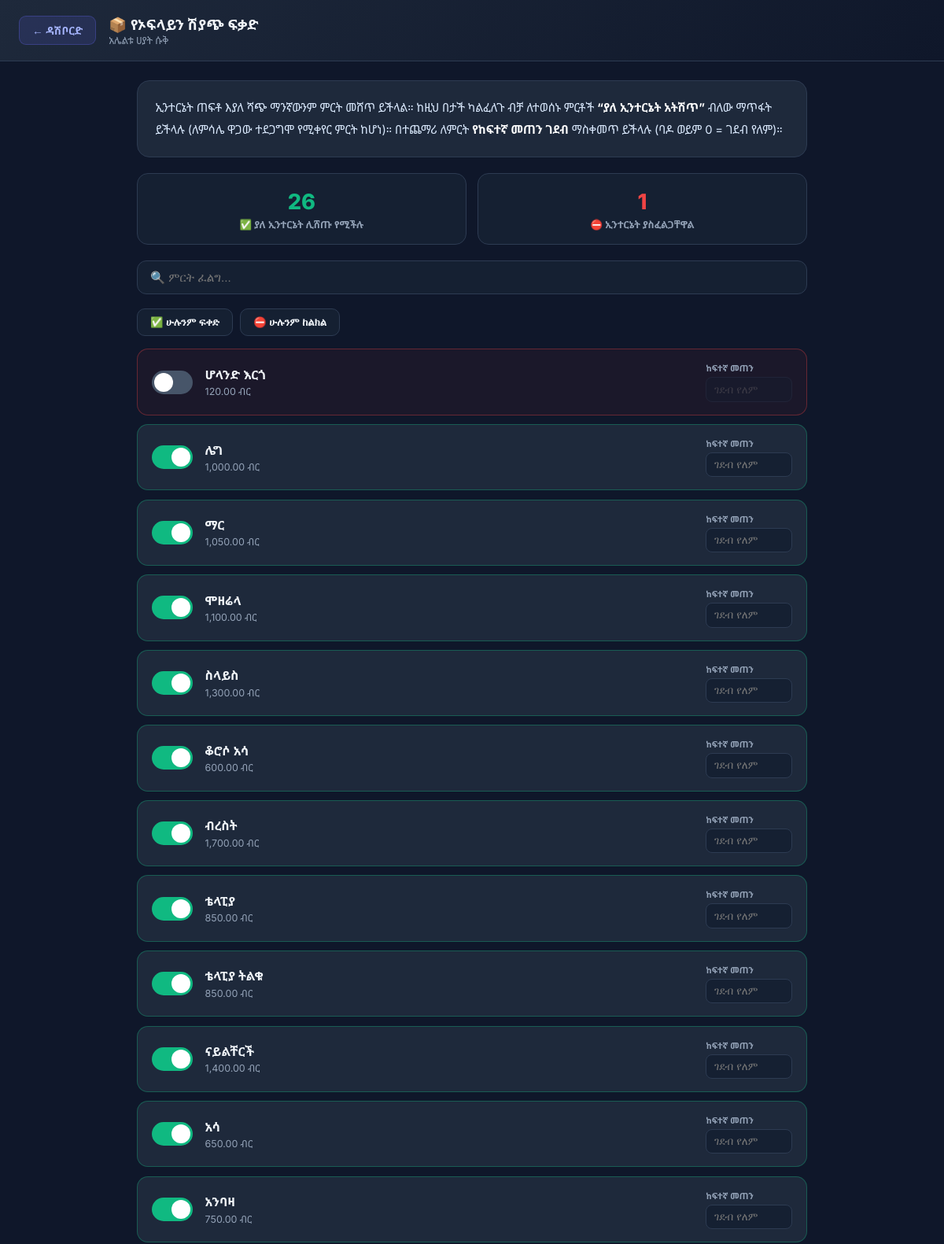
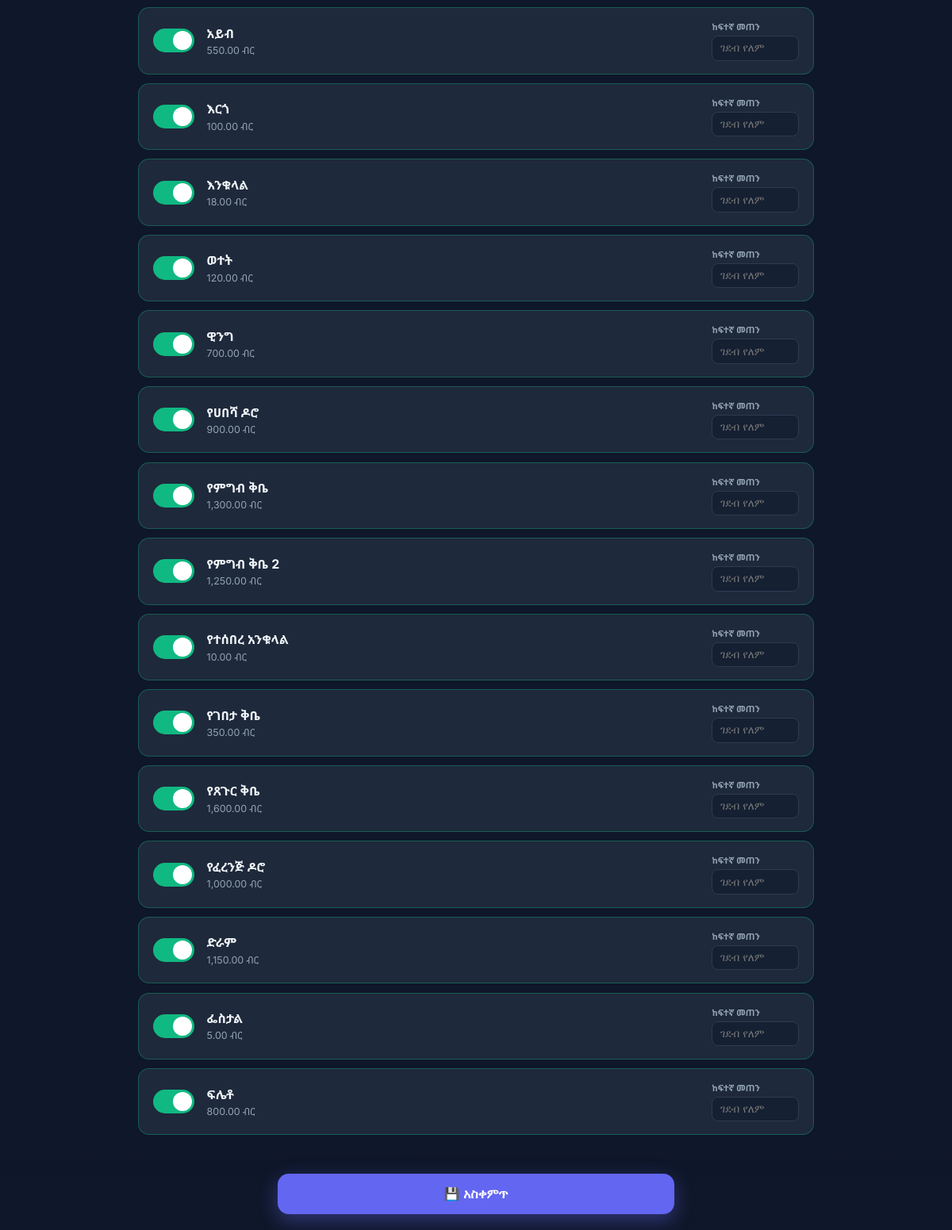
Page /offline_controller.php (signed in) on the committed database (2 pictures, top to bottom).
### tables this page shows
CREATE TABLE `products` (
  `id` int(11) NOT NULL AUTO_INCREMENT,
  `name` varchar(100) DEFAULT NULL,
  `unit_price` decimal(10,2) DEFAULT NULL,
  `location_id` int(11) DEFAULT NULL,
  `branch_id` int(11) DEFAULT NULL,
  `last_edited_by` varchar(100) DEFAULT NULL,
  `last_edited_at` timestamp NOT NULL DEFAULT current_timestamp(),
  `is_active` tinyint(1) DEFAULT 1,
  `created_at` timestamp NOT NULL DEFAULT current_timestamp(),
  PRIMARY KEY (`id`),
  KEY `idx_prod_branch_active` (`branch_id`,`is_active`)
);

CREATE TABLE `offline_rules` (
  `id` int(11) NOT NULL AUTO_INCREMENT,
  `rule_name` varchar(150) NOT NULL,
  `rule_scope` enum('GLOBAL','BRANCH','CATEGORY','PRODUCT','SELLER','DEVICE') NOT NULL,
  `target_id` int(11) DEFAULT 0 COMMENT 'branch_id, product_id, seller_id, device_id based on scope',
  `branch_id` int(11) DEFAULT NULL,
  `max_offline_qty` decimal(10,2) NOT NULL DEFAULT 0.00,
  `allow_offline` tinyint(1) NOT NULL DEFAULT 1,
  `priority` int(11) NOT NULL DEFAULT 100 COMMENT 'Lower number = higher priority',
  `start_date` date DEFAULT NULL,
  `end_date` date DEFAULT NULL,
  `start_time` time DEFAULT NULL,
  `end_time` time DEFAULT NULL,
  `day_of_week` varchar(20) DEFAULT NULL COMMENT 'e.g. Mon,Tue or 1,2,3,4,5',
  `is_holiday` tinyint(1) DEFAULT 0,
  `is_active` tinyint(1) NOT NULL DEFAULT 1,
  `created_by` int(11) DEFAULT NULL,
  `created_at` datetime NOT NULL DEFAULT current_timestamp(),
  `updated_at` datetime NOT NULL DEFAULT current_timestamp() ON UPDATE current_timestamp(),
  PRIMARY KEY (`id`),
  KEY `idx_rules_scope_target` (`rule_scope`,`target_id`),
  KEY `idx_rules_priority` (`priority`),
  KEY `idx_rules_branch` (`branch_id`),
  KEY `idx_rules_active` (`is_active`)
);

### config.php (called while the page is built, shortened)
<?php
function getCurrentBranchId($conn, $user_id, $user_role) {
    if ($user_role == 'super_admin') {
        foreach (['branch_id','selected_branch_id','current_branch_id'] as $key) {
            if (!empty($_SESSION[$key]) && $_SESSION[$key] > 0) return intval($_SESSION[$key]);
        }
        return 0;
    }
    return 1;
}
function getCurrentBranchName($conn, $branch_id) {
    if (isset($_SESSION['branch_name'], $_SESSION['branch_id']) && $_SESSION['branch_id'] == $branch_id) {
        return $_SESSION['branch_name'];
    }
    return 'Unknown Branch';
}
    ?>

### offline_controller.php (the view, shortened to what this page needs)
<?php
require_once 'config.php';
$uid  = $_SESSION['user_id'] ?? 0;
$role = $_SESSION['role'] ?? '';
$branch_id   = (int)getCurrentBranchId($conn, $uid, $role);
$branch_name = getCurrentBranchName($conn, $branch_id);
$products_res = mysqli_query($conn, "SELECT id, name, unit_price FROM products WHERE branch_id=$branch_id AND is_active=1 ORDER BY name ASC");
$products = mysqli_fetch_all($products_res ?? [], MYSQLI_ASSOC);
$rules_res = mysqli_query($conn, "SELECT target_id, allow_offline, max_offline_qty FROM offline_rules WHERE branch_id=$branch_id AND rule_scope='PRODUCT'");
$rule_map = [];
while ($r = mysqli_fetch_assoc($rules_res)) { $rule_map[(int)$r['target_id']] = $r; }
$total = count($products);
$allowed_count = 0;
foreach ($products as $p) {
    $rule = $rule_map[$p['id']] ?? null;
    if ($rule === null || (int)$rule['allow_offline'] === 1) $allowed_count++;
}
$blocked_count = $total - $allowed_count;
?>
<!DOCTYPE html>
<html lang="am">
<head>
</head>
<body>
<div class="hdr">
  <a href="admin_dashboard.php" class="back">← ዳሽቦርድ</a>
  <div>
    <h1>📦 የኦፍላይን ሽያጭ ፍቃድ</h1>
    <div class="sub"><?=htmlspecialchars($branch_name)?></div>
  </div>
</div>
<div class="wrap">
<div class="explain">
  ኢንተርኔት ጠፍቶ እያለ ሻጭ ማንኛውንም ምርት መሸጥ ይችላል። ከዚህ በታች ካልፈለጉ ብቻ ለተወሰኑ ምርቶች
  <b>“ያለ ኢንተርኔት አትሽጥ”</b> ብለው ማጥፋት ይችላሉ (ለምሳሌ ዋጋው ተደጋግሞ የሚቀየር ምርት ከሆነ)።
  በተጨማሪ ለምርት <b>የከፍተኛ መጠን ገደብ</b> ማስቀመጥ ይችላሉ (ባዶ ወይም 0 = ገደብ የለም)።
</div>
<div class="stats">
  <div class="stat allow"><div class="n"><?=$allowed_count?></div><div class="l">✅ ያለ ኢንተርኔት ሊሸጡ የሚችሉ</div></div>
  <div class="stat block"><div class="n"><?=$blocked_count?></div><div class="l">⛔ ኢንተርኔት ያስፈልጋቸዋል</div></div>
</div>
<?php if ($products): ?>
<input type="text" class="search" id="searchBox" placeholder="🔍 ምርት ፈልግ..." oninput="filterProducts()">
<div class="toolbar">
  <button type="button" class="tbtn" onclick="setAll(true)">✅ ሁሉንም ፍቀድ</button>
  <button type="button" class="tbtn" onclick="setAll(false)">⛔ ሁሉንም ከልክል</button>
</div>
<form method="POST" id="permForm">
<div class="plist" id="plist">
  <?php foreach ($products as $p):
    $pid = (int)$p['id'];
    $rule = $rule_map[$pid] ?? null;
    $is_allowed = $rule === null ? true : ((int)$rule['allow_offline'] === 1);
    $limit_val = $rule && (float)$rule['max_offline_qty'] > 0 ? $rule['max_offline_qty'] : '';
  ?>
  <div class="prow <?=$is_allowed?'is-allowed':'is-blocked'?>" data-name="<?=htmlspecialchars(mb_strtolower($p['name']))?>">
    <label class="switch">
      <span class="slider"></span>
    </label>
    <div class="pinfo">
      <div class="pname"><?=htmlspecialchars($p['name'])?></div>
      <div class="pprice"><?=number_format($p['unit_price'],2)?> ብር</div>
    </div>
    <div class="plimit">
      <label>ከፍተኛ መጠን</label>
      <input type="number" step="0.01" min="0" name="limit[<?=$pid?>]" value="<?=$limit_val?>" placeholder="ገደብ የለም" <?=$is_allowed?'':'disabled'?>>
    </div>
  </div>
  <?php endforeach; ?>
</div>
<div class="savebar">
  <button type="submit" class="savebtn">💾 አስቀምጥ</button>
</div>
</form>
<?php else: ?>
  <div class="empty">ምንም ምርት አልተገኘም።</div>
<?php endif; ?>
</div>
</body>
</html>

### offline_controller.php (style rules this page uses)
:root { --bg:#0f172a; --card:#1e293b; --card2:#152032; --border:#2d3b52; --text:#f1f5f9; --muted:#94a3b8; --accent:#6366f1; --success:#10b981; --success-bg:rgba(16,185,129,.12); --danger:#ef4444; --danger-bg:rgba(239,68,68,.12); --warning:#f59e0b; }
* { box-sizing:border-box;margin:0;padding:0; }
body { font-family:'Noto Sans Ethiopic','Inter',sans-serif; background:var(--bg); color:var(--text); min-height:100vh; padding-bottom:6rem; }
.hdr { background:linear-gradient(135deg,#1e293b,#0f172a); border-bottom:1px solid var(--border); padding:1.1rem 1.5rem; display:flex; align-items:center; gap:1rem; flex-wrap:wrap; position:sticky; top:0; z-index:20; }
.hdr h1 { font-size:1.15rem; font-weight:800; }
.hdr .sub { font-size:.78rem; color:var(--muted); font-weight:500; }
.back { background:rgba(99,102,241,.15); color:#a5b4fc; border:1px solid rgba(99,102,241,.3); border-radius:9px; padding:.5rem 1rem; font-size:.85rem; text-decoration:none; font-weight:600; }
.wrap { max-width:900px; margin:0 auto; padding:1.5rem; }
.explain { background:var(--card); border:1px solid var(--border); border-radius:16px; padding:1.25rem 1.4rem; margin-bottom:1.25rem; font-size:.92rem; line-height:1.9; color:#dbeafe; }
.explain b { color:#fff; }
.stats { display:grid; grid-template-columns:1fr 1fr; gap:.9rem; margin-bottom:1.25rem; }
.stat { background:var(--card2); border:1px solid var(--border); border-radius:14px; padding:1rem 1.2rem; text-align:center; }
.stat .n { font-size:1.7rem; font-weight:800; }
.stat.allow .n { color:var(--success); }
.stat.block .n { color:var(--danger); }
.stat .l { font-size:.78rem; color:var(--muted); margin-top:.2rem; font-weight:600; }
.toolbar { display:flex; gap:.6rem; margin-bottom:1rem; flex-wrap:wrap; }
.tbtn { background:var(--card2); border:1px solid var(--border); color:var(--text); padding:.55rem 1rem; border-radius:10px; font-size:.82rem; font-weight:600; cursor:pointer; }
.search { width:100%; background:var(--card2); border:1px solid var(--border); border-radius:12px; padding:.75rem 1rem; color:var(--text); font-size:.95rem; margin-bottom:1.1rem; }
.plist { display:flex; flex-direction:column; gap:.7rem; }
.prow { background:var(--card); border:1.5px solid var(--border); border-radius:14px; padding:1rem 1.1rem; display:flex; align-items:center; gap:1rem; transition:.15s; }
.prow.is-allowed { border-color:rgba(16,185,129,.35); }
.prow.is-blocked { border-color:rgba(239,68,68,.35); background:rgba(239,68,68,.05); }
.pinfo { flex:1; min-width:0; }
.pname { font-size:1rem; font-weight:700; }
.pprice { font-size:.78rem; color:var(--muted); margin-top:.15rem; }
.plimit { width:110px; }
.plimit label { display:block; font-size:.68rem; color:var(--muted); margin-bottom:.25rem; font-weight:600; }
.plimit input { width:100%; background:var(--card2); border:1px solid var(--border); border-radius:8px; padding:.45rem .6rem; color:var(--text); font-size:.85rem; }
.plimit input:disabled { opacity:.35; }
.switch { position:relative; display:inline-block; width:52px; height:30px; flex-shrink:0; }
.slider { position:absolute; cursor:pointer; inset:0; background:#475569; border-radius:30px; transition:.2s; }
.slider:before { position:absolute; content:""; height:24px; width:24px; left:3px; bottom:3px; background:white; border-radius:50%; transition:.2s; }
.switch input:checked + .slider { background:var(--success); }
.switch input:checked + .slider:before { transform:translateX(22px); }
.savebar { position:fixed; bottom:0; left:0; right:0; background:linear-gradient(0deg,#0f172a 70%,transparent); padding:1.5rem 1.5rem 1.25rem; display:flex; justify-content:center; z-index:30; }
.savebtn { background:var(--accent); color:#fff; border:none; border-radius:14px; padding:1rem 2.5rem; font-size:1rem; font-weight:800; cursor:pointer; box-shadow:0 8px 24px rgba(99,102,241,.4); max-width:500px; width:100%; }

### rows in the picture
products: name "ሆላንድ እርጎ", unit_price "120.00"
products: name "ሌግ", unit_price "1,000.00"
products: name "ማር", unit_price "1,050.00"
products: name "ሞዘሬላ", unit_price "1,100.00"
products: name "ስላይስ", unit_price "1,300.00"
products: name "ቆሮሶ አሳ", unit_price "600.00"
products: name "ብረስት", unit_price "1,700.00"
products: name "ቴላፒያ", unit_price "850.00"
products: name "ቴላፒያ ትልቁ", unit_price "850.00"
products: name "ናይልቸርች", unit_price "1,400.00"
products: name "አሳ", unit_price "650.00"
products: name "አንባዛ", unit_price "750.00"
products: name "አይብ", unit_price "550.00"
products: name "እርጎ", unit_price "100.00"
products: name "እንቁላል", unit_price "18.00"
products: name "ወተት", unit_price "120.00"
products: name "ዊንግ", unit_price "700.00"
products: name "የሀበሻ ዶሮ", unit_price "900.00"
products: name "የምግብ ቅቤ", unit_price "1,300.00"
products: name "የምግብ ቅቤ 2", unit_price "1,250.00"
products: name "የተሰበረ አንቁላል", unit_price "10.00"
products: name "የገበታ ቅቤ", unit_price "350.00"
products: name "የጸጉር ቅቤ", unit_price "1,600.00"
products: name "የፈረንጅ ዶሮ", unit_price "1,000.00"
products: name "ድራም", unit_price "1,150.00"
products: name "ፌስታል", unit_price "5.00"
products: name "ፍሌቶ", unit_price "800.00"

### other values in the picture
$branch_name "አሌልቱ ሀያት ሱቅ"
$allowed_count "26"
$blocked_count "1"
